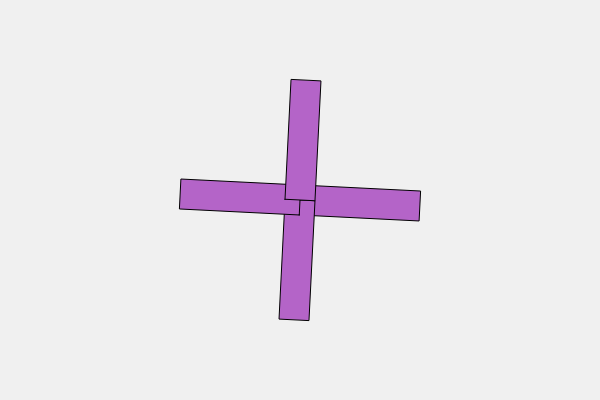
Frame 1 (no input)
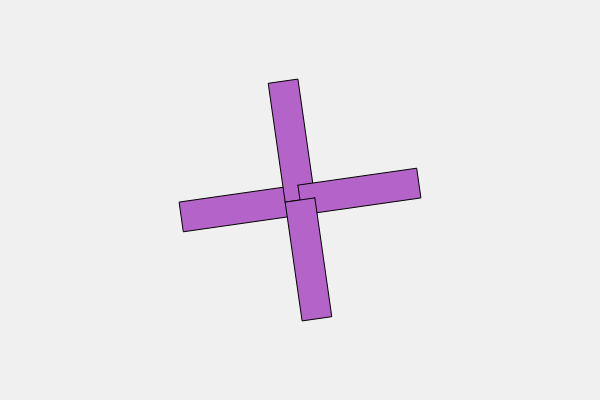
Frame 60 (no input)
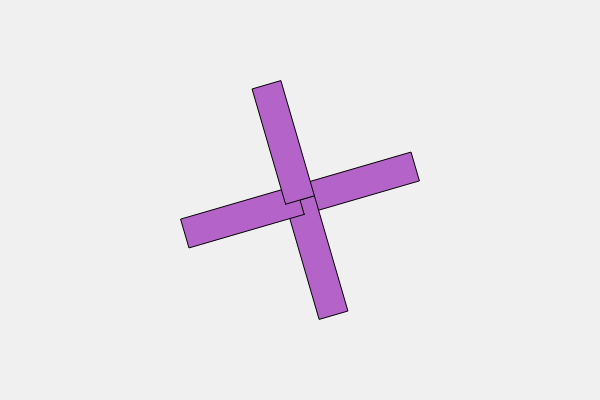
Frame 120 (the mouse pressed at the canvas centre since frame 60)

The p5.js sketch that drew these frames (run headless with seeded random() and noise() and a simulated clock; from frame 60 on, the mouse is pressed at the canvas centre):

// p5.js sketch
// ── sketch.js
function aplicarM(M,p) {
  let x=M[0][0]*p.x+M[0][1]*p.y+M[0][2];
  let y=M[1][0]*p.x+M[1][1]*p.y+M[1][2];
  return {x,y};
}

function matrizRT(ang,tx,ty){
  return [
    [cos(ang), -sin(ang), tx],
    [sin(ang),  cos(ang), ty]
  ];
}

function transformarPoligono(M, puntos){
  let res=[];
  for(let p of puntos){
    res.push(aplicarM(M,p));
  }
  return res;
}

function dibujarPoligono(puntos){
  beginShape();
  for(let p of puntos){
    vertex(p.x,p.y);
  }
  endShape(CLOSE);
}

function setup(){
  createCanvas(600,400);
}

function draw(){
  background(240);

  let ang = frameCount*0.05;

  // rectángulo centrado en origen
  let rectangulo=[
    {x:0, y:-15},
    {x:120, y:-15},
    {x:120, y:15},
    {x:0, y:15}
  ];

  for(let i=0;i<4;i++){

    let M = matrizRT(
      ang + i*HALF_PI,
      width/2,
      height/2
    );

    let r2 = transformarPoligono(M, rectangulo);

    fill(180,100,200);
    stroke(0);
    dibujarPoligono(r2);
  }
}
